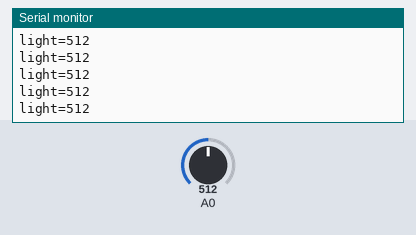
Recording of a sketch running on a simulated Arduino Uno, built with avr-gcc and run on an emulated ATmega328P. On the bench: the last lines printed to the serial monitor. The inputs (shaded band) are chosen by the test bench; at power-on: A0 = 512.

Above: at 1.2 s.
1.3 s: A0 set to 716
At 1.56 s:
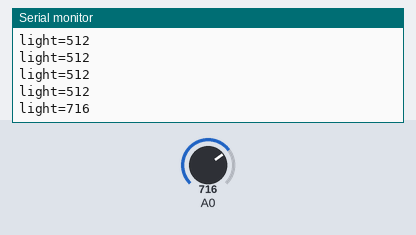
2.8 s: A0 set to 900
At 2.96 s:
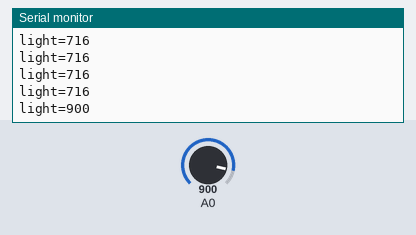
Timing chart, 0 to 5.8 s (numbered marks = the images above; inputs shaded):
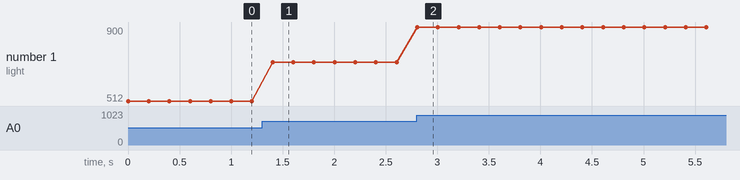

The sketch:

K05.ino
```cpp
// 조도 센서 · 밝기와 저항
// 보드: Arduino Uno / 시리얼 모니터: 9600 baud
// USB를 뽑고 배선한 뒤, 아래 연결표와 코드의 핀 번호를 대조하세요.

// setup()은 업로드·리셋 직후 한 번만 실행합니다.
void setup() {
  Serial.begin(9600); // PC에 값을 보여 줄 통신 속도입니다.
}
// loop()는 전원이 들어온 동안 계속 반복합니다.
void loop() {
  int value = analogRead(A0); // UNO는 입력 전압을 0~1023 값으로 읽습니다.
  Serial.print("light=");
  Serial.println(value); // 숫자 뒤에서 줄을 바꿉니다.

  delay(200); // 값이 너무 빠르게 지나가지 않게 0.2초 기다립니다.
}
```

Measured:
- after the input at 1.3 s, the serial monitor: prints a new line after 0.10 s (image 1)
- after the input at 2.8 s, the serial monitor: prints a new line at once (image 2)
- plotted number 1: 512 → 716 after the input at 1.3 s, 716 → 900 after the input at 2.8 s
